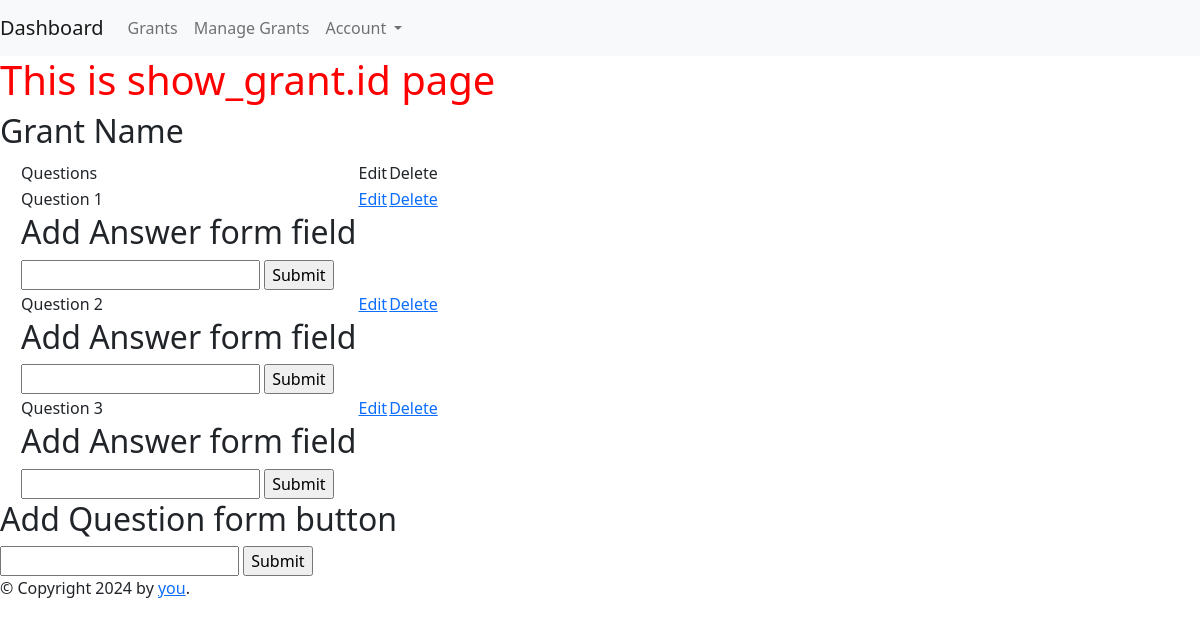
Page /show_grant/1 on the committed database.
### app.py (models this page shows, shortened)
class GrantQuestion(db.Model):
    id = db.Column(db.Integer, primary_key=True)
    user_id = db.Column(db.Integer, db.ForeignKey('user.id'))
    user = db.relationship('User', backref='usergrantquestions')
    grant_id = db.Column(db.Integer, db.ForeignKey('grant.id'))
    grant = db.relationship('Grant', backref='questions')
    question = db.Column(db.String(200), nullable=False)
    created_on = db.Column(db.DateTime, default=datetime.utcnow)
    answers = relationship('GrantAnswer', backref='question', lazy=True)

### app.py (the view, shortened to what this page needs)
@app.route('/show_grant/<int:grant_id>', methods=['GET', 'POST'])
def show_grant(grant_id):
    grant = Grant.query.get_or_404(grant_id)
    list_question = GrantQuestion.query.filter_by(grant_id=grant.id)
    addquestionform = AddGrantQuestionForm()
    answerquestionform = AnswerGrantQuestionForm()
    return render_template('granter/show_grant.html',
        grant=grant,
        addquestionform= addquestionform,
        list_question=list_question,
        answerquestionform=answerquestionform,
        )

### app.py
class AddGrantQuestionForm(FlaskForm):
    question = StringField("Enter Question", validators=[DataRequired(),])
    submit = SubmitField('Submit')

class AnswerGrantQuestionForm(FlaskForm):
    answer = StringField("Enter Answer", validators=[DataRequired(),])
    submit = SubmitField('Submit')

### templates/granter/show_grant.html (shortened to what this page needs)
{% extends 'base/base.html' %}
{%block content%}
<h1>This is show_grant.id page</h1>
<h2>Grant Name</h2>
<table style="margin-left: 20px;">
        <th>
            <tr>
                <td>Questions</td>
                <td>Edit</td>
                <td>Delete</td>
            </tr>
        </th>
       {%for question in list_question%}
        <tr>
            <td>{{question.question}}</td>
            <td><a href="{{ url_for('edit_show_grant_question', grant_id=grant.id, grantquestion_id=question.id) }}">Edit</a></td>
            <td><a href="{{ url_for('delete_show_grant_question', grant_id=grant.id, grantquestion_id=question.id) }}">Delete</a></td>
        </tr>
        <tr>
            <td>
                <h2>Add Answer form field</h2>
                <form method="POST" action="">
                    {{answerquestionform.answer}}
                    {{addquestionform.submit}}
                </form>
            </td>
            <td>
            </td>
        </tr>
        {%endfor%}
</table>
    <h2>Add Question form button</h2>
    <form method="POST" action="">
        {{addquestionform.question}}
        {{addquestionform.submit}}
    </form>
{%endblock%}

### static/css/style.css (style rules this page uses)
h1 { color:red }

### rows in the picture
GrantQuestion: question "Question 1"
GrantQuestion: question "Question 2"
GrantQuestion: question "Question 3"
